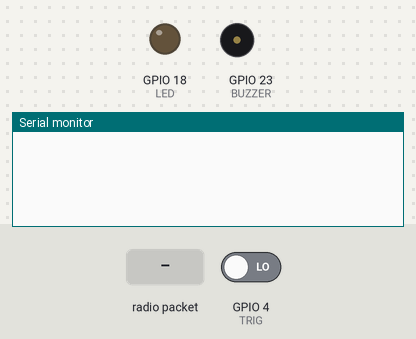
The sketch below on a simulated ESP32. Shown: output pins drawn as LEDs (lit = HIGH), buzzer (waves = sounding, pin HIGH), the last lines printed to the serial monitor. The test bench sets the inputs (shaded band); at power-on: GPIO 4 (TRIG) LOW.

Above: at 1.2 s.
1.3 s: radio packet "B" arrives
At 2.6 s:
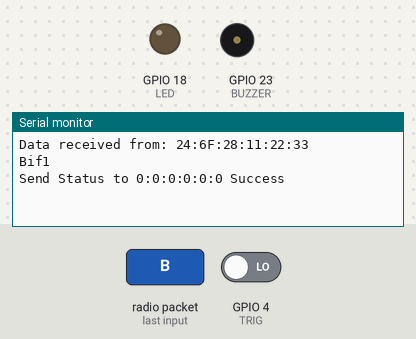
2.9 s: radio packet "L" arrives
At 4.1 s:
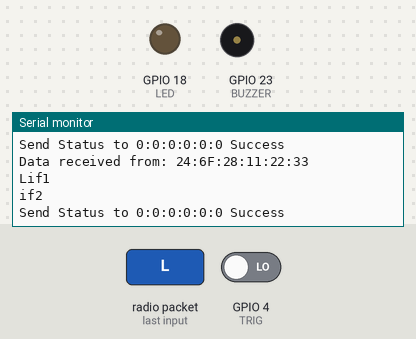

Measured:
- after the input at 1.3 s, the serial monitor: prints a new line after 0.05 s (image 1)
- after the input at 2.9 s, the serial monitor: prints a new line after 0.05 s (image 2)

The sketch:

RECEIVER.ino
```cpp
#include <esp_now.h>
#include <WiFi.h>

//PROTOTIPES
void Game_One();
void Light_on();
void Light_off();

//PIN DEF
#define LED 18
#define TRIG 4
#define BUZZER 23

// Global var
uint8_t Master_address[6] = {0xCC, 0xDB, 0xA7, 0x2E, 0x22, 0x18};
uint8_t Receive_flag=0;
uint8_t Received_data='E';

void OnDataSent(const uint8_t *mac_addr, esp_now_send_status_t status) {
  Serial.print("Send Status to ");
  for (int i = 0; i < 6; i++) {
    Serial.print(mac_addr[i], HEX);
    if (i < 5) Serial.print(":");
  }
  Serial.println(status == ESP_NOW_SEND_SUCCESS ? " Success" : " Fail");
}

void OnDataRecv(const esp_now_recv_info *info, const uint8_t *incomingData, int len) {
  Serial.print("Data received from: ");
  for (int i = 0; i < 6; i++) {
    Serial.print(info->src_addr[i], HEX);
    if (i < 5) Serial.print(":");
  }

  Serial.println();
  Received_data=incomingData[0];
  Serial.print((char)Received_data);
  Receive_flag=1;
}

void setup() {
  //PIN
  pinMode(LED, OUTPUT);
  pinMode(TRIG, INPUT);
  pinMode(BUZZER, OUTPUT);

  // Initialize Serial Monitor
  Serial.begin(115200);

  // Set ESP32 as a Wi-Fi station
  WiFi.mode(WIFI_STA);

  // Initialize ESP-NOW
  if (esp_now_init() != ESP_OK) {
    Serial.println("Error initializing ESP-NOW");
    return;
  }

  // Register receive callback
  esp_now_register_recv_cb(OnDataRecv);
  esp_now_register_send_cb(OnDataSent);
  esp_now_peer_info_t peerInfo;
  memcpy(peerInfo.peer_addr, Master_address, 6);
  peerInfo.channel = 0;
  peerInfo.encrypt = false;
  if (esp_now_add_peer(&peerInfo) != ESP_OK) {
      Serial.println("Failed to add peer");
      return;
  }
}

void loop() {
  // Just wait for data
  if(Receive_flag==1)
  {
    Serial.println("if1");
    if(Received_data=='L')
    {
      Serial.println("if2");
      delay(100);
      Game_One();
      Receive_flag=0;
    }
    if(Received_data=='B')
    {
      delay(100);
      Game_Two();
      Receive_flag=0;
    }
  }
}

void Light_on()
{
  digitalWrite(LED, HIGH);
}
void Light_off()
{
  digitalWrite(LED, LOW);
}
void Game_One()
{
  Light_on();
  while(digitalRead(TRIG)!=0){delay(1);}
  const char *message = "OK";
  esp_now_send(Master_address, (uint8_t *)message, strlen(message));
  Light_off();
}
void Game_Two()
{
  analogWrite(BUZZER,64);
  while(digitalRead(TRIG)!=0){delay(1);}
  const char *message = "OK";
  esp_now_send(Master_address, (uint8_t *)message, strlen(message));
  analogWrite(BUZZER,0);
}
```
